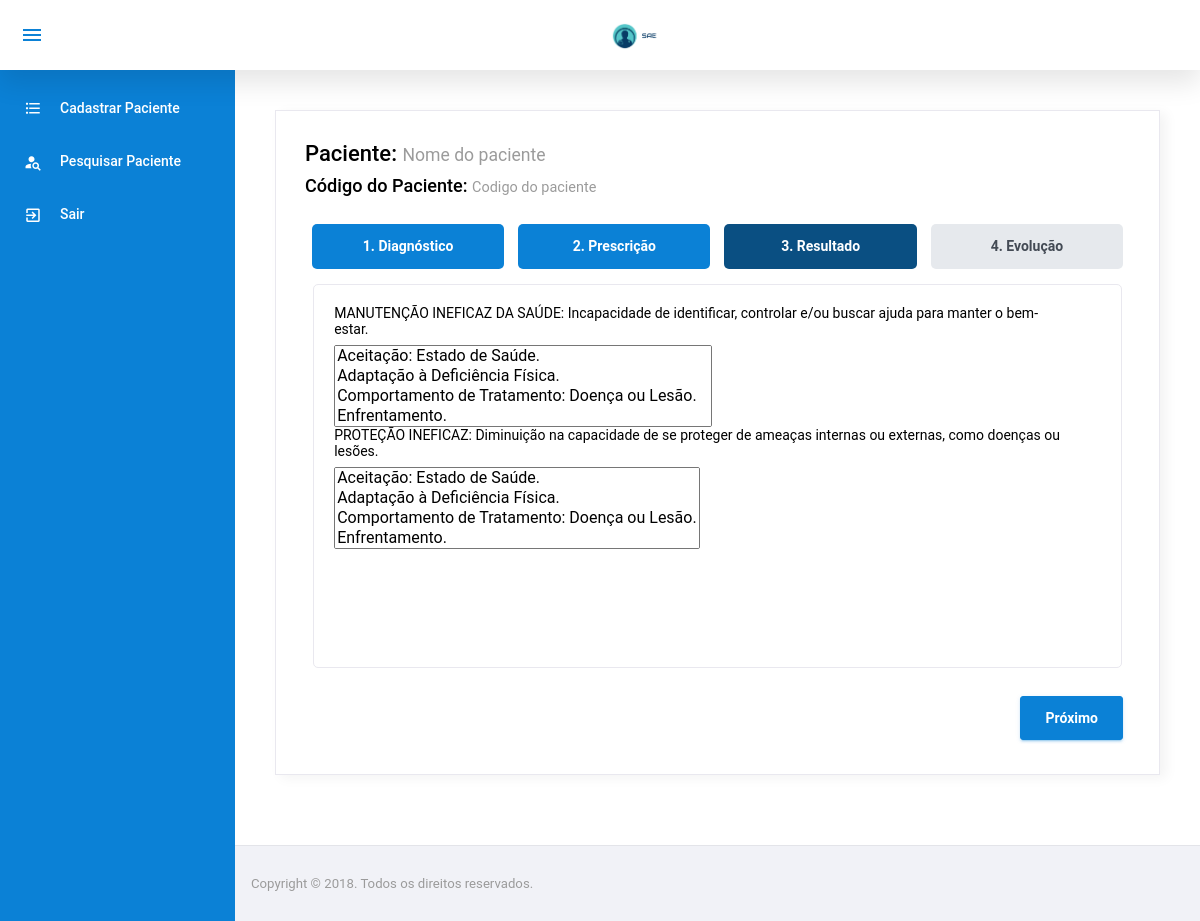
Page /rotina/RotinaResultado.php?idQuestionario=4 (signed in) on the committed database.
### tables this page shows
CREATE TABLE `pacientediagnostico` (
  `IdDiagnostico` int(11) NOT NULL,
  `IdQuestionarioDiagPresc` int(11) NOT NULL
);

CREATE TABLE `diagnostico` (
  `IdDiagnostico` int(11) NOT NULL,
  `Descricao` varchar(300) NOT NULL,
  `IdUnidadeInternacao` tinyint(4) NOT NULL
);

### config/BD.php (called while the page is built, shortened)
<?php
	class BancoDados{
		public static function obterConexao(){
			if(isset($conexao) == false){
				$conexao = new PDO("mysql:dbname=u989534060_sae;host=localhost","root","",array(PDO::MYSQL_ATTR_INIT_COMMAND => "SET NAMES utf8"));
				$conexao->setAttribute(PDO::ATTR_ERRMODE, PDO::ERRMODE_EXCEPTION);
			}
			return $conexao;
		}
	}
?>

### model/PacienteDiagnosticoModel.php (called while the page is built, shortened)
<?php
	require_once $_SERVER["DOCUMENT_ROOT"] . "/sae/config/BD.php";
	class PacienteDiagnosticoModel{
		private $bd;
		 function __construct(){
		 	$this->bd = BancoDados::obterConexao();
		 }
         public function listarIdQuestionarioDiagPresc($idQuestionarioDiagPresc){
            $listarIdQuestionarioDiagPresc = $this->bd->prepare("SELECT * from pacienteDiagnostico where IdQuestionarioDiagPresc = :idQuestionarioDiagPresc");
            $listarIdQuestionarioDiagPresc->bindParam(":idQuestionarioDiagPresc", $idQuestionarioDiagPresc);
            $listarIdQuestionarioDiagPresc->execute();
            $res = $listarIdQuestionarioDiagPresc->fetchAll(PDO::FETCH_ASSOC);
            return $res;
         }
	}
?>

### model/DiagnosticoModel.php (called while the page is built, shortened)
<?php
	require_once $_SERVER["DOCUMENT_ROOT"] . "/sae/config/BD.php";
	class DiagnosticoModel{
		private $bd;
		 function __construct(){
		 	$this->bd = BancoDados::obterConexao();
		 }
		public function listarID($idDiagnostico){
            $listarUm = $this->bd->prepare("SELECT * from diagnostico where idDiagnostico = :idDiagnostico");
            $listarUm->bindParam(":idDiagnostico", $idDiagnostico, PDO::PARAM_INT);
            $listarUm->execute();
            $res = $listarUm->fetch(PDO::FETCH_ASSOC);
            return $res;
		 }
	}
?>

### model/ResultadoModel.php (called while the page is built, shortened)
<?php
	require_once $_SERVER["DOCUMENT_ROOT"] . "/sae/config/BD.php";
	class ResultadoModel{
		private $bd;
		 function __construct(){
		 	$this->bd = BancoDados::obterConexao();
		 }
		public function listarResultadosPorDiagnostico($idDiagnostico){
			$listarResultadosID = $this->bd->query("SELECT * from resultado WHERE idDiagnostico = " . $idDiagnostico);
		    $listarResultadosID->bindParam(":idDiagnostico", $idDiagnostico);
			$res = $listarResultadosID->fetchAll(PDO::FETCH_ASSOC);
			return $res;
		}
	}
?>

### rotina/RotinaResultado.php (the view, shortened to what this page needs)
<!DOCTYPE html>
<html lang="pt-br">
<?php
    include $_SERVER["DOCUMENT_ROOT"] . "/sae/template/header.php";
    require_once $_SERVER["DOCUMENT_ROOT"]	. "/sae/model/PacienteDiagnosticoModel.php";
    require_once $_SERVER["DOCUMENT_ROOT"]	. "/sae/model/ResultadoModel.php";
    require_once $_SERVER["DOCUMENT_ROOT"]	. "/sae/model/DiagnosticoModel.php";
    $resultadoModel = new ResultadoModel();
    $pacienteDiagnosticoModel = new PacienteDiagnosticoModel();
    $diagnosticoModel = new DiagnosticoModel();
    $idQuestionario = $_GET["idQuestionario"];
    $resQuestionarioDiagnosticos = $pacienteDiagnosticoModel->listarIdQuestionarioDiagPresc($idQuestionario);
?>
<body>
  <div class="container-scroller">
    <?php require '../template/menuENF.php'; ?>
      <div class="main-panel">
        <div class="content-wrapper">
            <div class="row">
                <div class="col-12 grid-margin">
                  <div class="card">
                    <div class="card-body">
                      <h4>Paciente: <small class="text-muted">Nome do paciente</small> </h4>
                      <h5>Código do Paciente: <small class="text-muted">Codigo do paciente</small> </h5>
                      <br>
                      <form id="form-rotina" method="POST" action="../controller/QuestionarioDiagnosticoController.php?acao=cadastrarResultado">
                        <div role="application" class="wizard clearfix" id="steps-uid-0"><div class="steps clearfix">
                            <ul role="tablist">
                                <li role="tab" class="first done" aria-disabled="false" aria-selected="true">
                                    <a id="steps-uid-0-t-0" aria-controls="steps-uid-0-p-0">
                                    <span class="number">1.</span> Diagnóstico</a>
                                </li>
                                <li role="tab" class="done" aria-disabled="false" aria-selected="false">
                                    <a id="steps-uid-0-t-1" aria-controls="steps-uid-0-p-1">
                                    <span class="number">2.</span> Prescrição</a>
                                </li>
                                <li role="tab" class="current" aria-disabled="true">
                                    <a id="steps-uid-0-t-2"  aria-controls="steps-uid-0-p-2">
                                    <span class="number">3.</span> Resultado</a>
                                </li>
                                <li role="tab" class="disabled last" aria-disabled="true">
                                    <a id="steps-uid-0-t-3"  aria-controls="steps-uid-0-p-3">
                                    <span class="number">4.</span> Evolução</a>
                                </li>
                            </ul>
                        </div>
                        <div class="content clearfix">
                        <section id="steps-uid-0-p-1" role="tabpanel" aria-labelledby="steps-uid-0-h-1" class="body current" style="left: 0px;" aria-hidden="false">
                          <?php
                                  foreach($resQuestionarioDiagnosticos as $diagnostico){
                          ?>
                          <?php
                                    $resDiagnostico = $diagnosticoModel->listarID($diagnostico["IdDiagnostico"]);
                                    ?>
                                    <p><?php echo $resDiagnostico['Descricao']?></p>
                                    <select multiple name="diagnostico<?php echo $diagnostico["IdDiagnostico"] ?>[]">
                                    <?php
                                    $resResultado = $resultadoModel->listarResultadosPorDiagnostico($resDiagnostico['IdDiagnostico']);
                                    foreach($resResultado as $resultado){
                                    ?>
                                    <option value="<?php echo $resultado['IdResultado']; ?>"><?php echo $resultado["Descricao"];?></option>
                                    <?php } ?>
                                    </select>
                                  <?php } ?>
                          </section>
                        </div>
                        <div class="actions clearfix">
                            <ul role="menu" aria-label="Pagination">
                              <li aria-hidden="false" aria-disabled="false">
                                <button class="add btn btn-primary font-weight-bold" type="submit">Próximo</button>
                              </li>
                            </ul>
                          </div>
                        </div>
                      </form>
                    </div>
                  </div>
                </div>
              </div>
        </div>
        <?php require '../template/footer.php';?>
      </div>
    </div>
  </div>
</body>
</html>

### rows in the picture
pacientediagnostico: IdDiagnostico.Descricao "MANUTENÇÃO INEFICAZ DA SAÚDE: Incapacidade de identificar, controlar e/ou buscar ajuda para manter o bem-estar.", IdDiagnostico "Aceitação: Estado de Saúde. / Adaptação à Deficiência Física. / Comportamento de Tratamento: Doença ou Lesão. / Enfrentamento."
pacientediagnostico: IdDiagnostico.Descricao "PROTEÇÃO INEFICAZ: Diminuição na capacidade de se proteger de ameaças internas ou externas, como doenças ou lesões.", IdDiagnostico "Aceitação: Estado de Saúde. / Adaptação à Deficiência Física. / Comportamento de Tratamento: Doença ou Lesão. / Enfrentamento."
